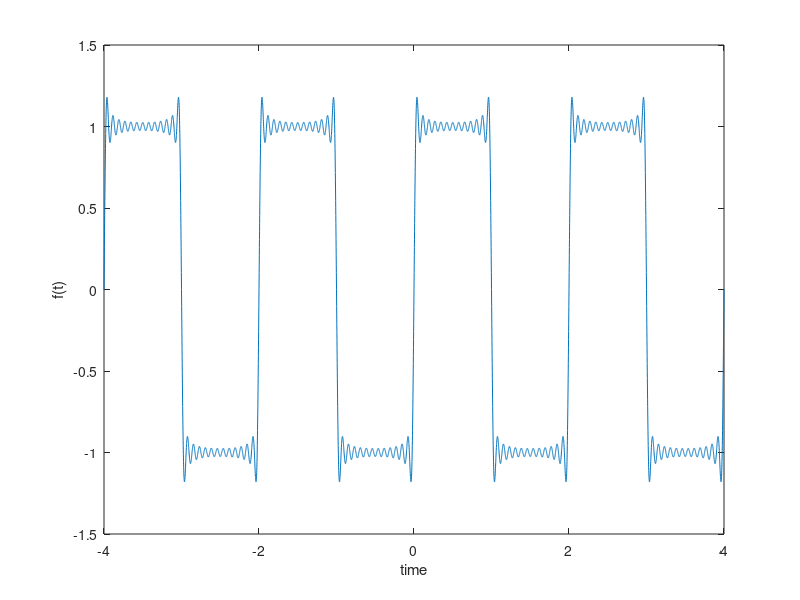

The MATLAB script that drew this image:
function question2a
%UNTITLED Summary of this function goes here
%   Detailed explanation goes here

t = -4:0.001:4;
x = 0;
for n = -25:2:25
    if(n==0)
        continue;
    end
    dn = (1/(1i*n*pi))*(1-exp(-1*1i*n*pi))*exp(n*pi*1i*t); % To = 2
    x = x + dn;
end 
plot(t,x);
xlabel('time');
ylabel('f(t)');
end
